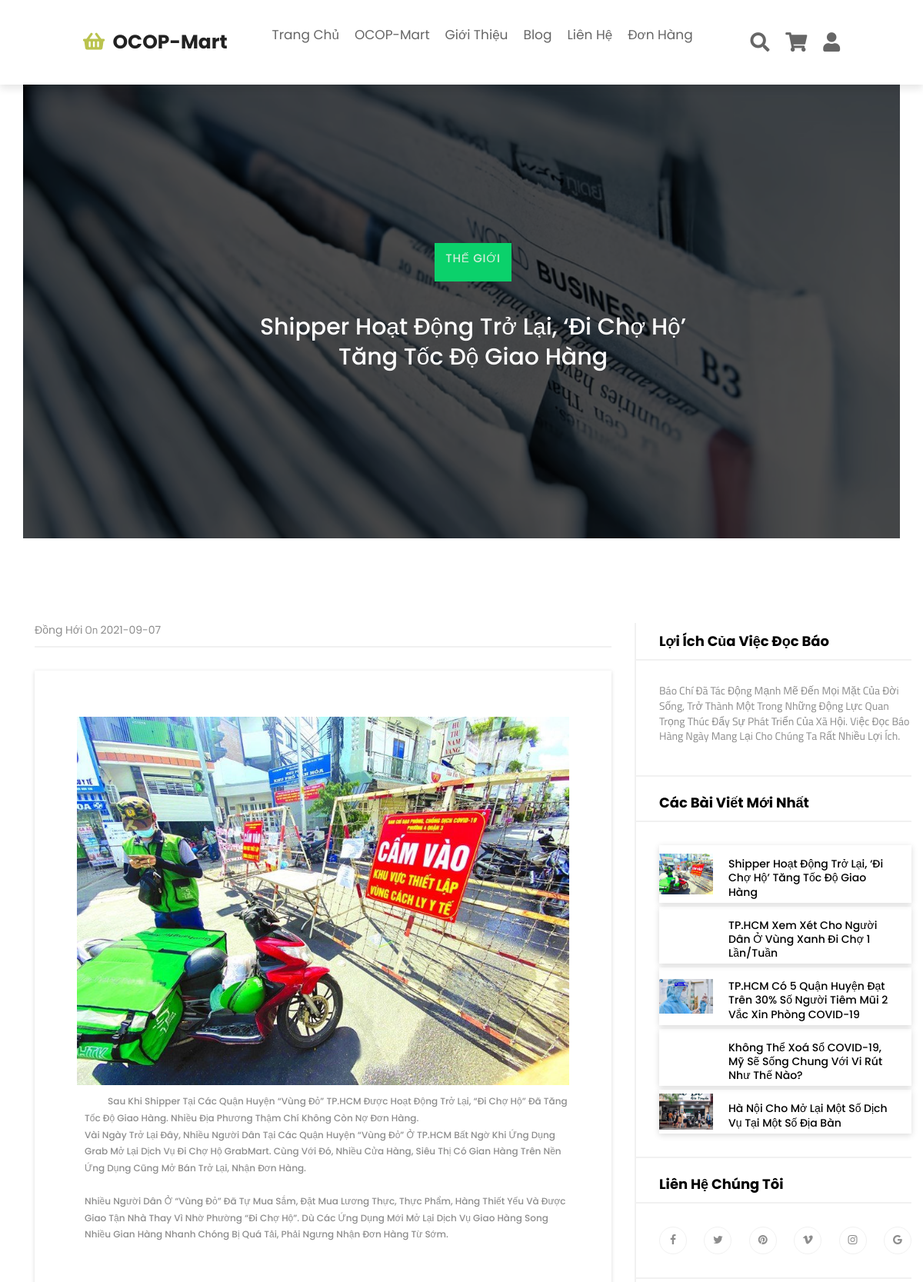
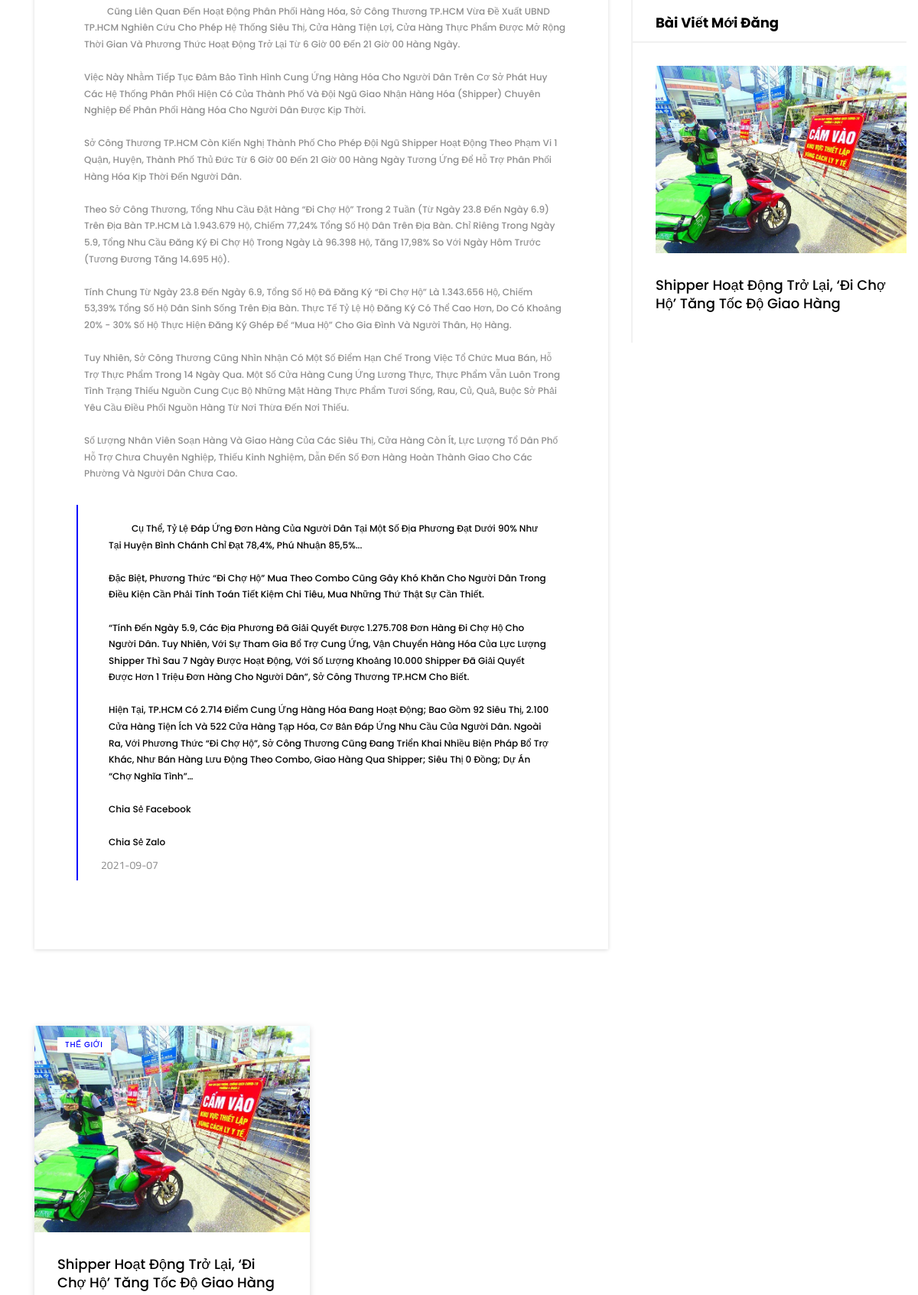
The page /detailblog/post/shipper-hoat-dong-tro-lai-di-cho-ho-tang-toc-do-giao-hang/25 (upper part) on the database its author committed (2 pictures, top to bottom).
### tables this page shows
CREATE TABLE IF NOT EXISTS `news` (
  `IdNew` int(11) NOT NULL AUTO_INCREMENT,
  `IdCateNews` int(11) NOT NULL,
  `Title` text NOT NULL,
  `Section1` text NOT NULL,
  `Section2` text NOT NULL,
  `Section3` text NOT NULL,
  `Date` date NOT NULL,
  `Location` varchar(200) NOT NULL,
  `ImgNew1` varchar(200) NOT NULL,
  `ImgNew2` varchar(200) NOT NULL,
  `specialNew` int(11) DEFAULT NULL,
  `slug` text,
  PRIMARY KEY (`IdNew`) USING BTREE,
  KEY `fk_cate_new` (`IdCateNews`)
);

CREATE TABLE IF NOT EXISTS `catenews` (
  `IdCateNews` int(11) NOT NULL AUTO_INCREMENT,
  `NameCateNews` varchar(120) NOT NULL,
  PRIMARY KEY (`IdCateNews`)
);

### mvc/core/Controller.php (called while the page is built, shortened)
<?php
class Controller{
    public function View($view,$data=[])
    {
        require_once "./mvc/views/UserView/ConstructView/".$view.".php";
    }
}
?>

### index.php (called while the page is built, shortened)
<?php
$app =new App();
?>

### mvc/core/DBProgressing.php (called while the page is built, shortened)
<?php
Class Database{
   public $host   = DB_HOST;
   public $user   = DB_USER;
   public $pass   = DB_PASS;
   public $dbname = DB_NAME;
   public $link;
 public function __construct(){
  mysqli_query($this->link,"set names 'utf8'");
 }
private function connectDB(){
   $this->link = new mysqli($this->host, $this->user, $this->pass,
    $this->dbname);
 }
public function select($query){
  $result = $this->link->query($query) or
   die($this->link->error.__LINE__);
  if($result->num_rows > 0){
    return $result;
  } else {
    return false;
  }
 }
}

### mvc/models/BlogModel.php (called while the page is built, shortened)
<?php
class blogModel{
    private $db;
    public function __construct()
    {
       $this->db=new Database();
    }
    public function GetNewPost()
    {
        $qr="SELECT * FROM `news` INNER JOIN catenews ON news.IdCateNews = catenews.IdCateNews ORDER BY news.IdNew DESC;";
        $result = $this->db->select($qr);
        if($result == false){
            return false;
          }
          else{
            return $result;
          }
    }
    public function GetRelativePostById($IdNew)
    {
      $qr="SELECT * FROM `news`INNER JOIN catenews ON news.IdCateNews = catenews.IdCateNews ORDER BY IdNew LIMIT 3 OFFSET ".($IdNew-1).";";
      $result = $this->db->select($qr);
      if($result == false){
          return false;
        }
        else{
          return $result;
        }
    }
}
?>

### mvc/views/UserView/enitiesView/detailblog.php (the view, shortened to what this page needs)
<link rel="stylesheet" href="./mvc/public/user/css/cssblog/style.css">
<div class="contain-detail-post">
    <div class="hero-area height-600 bg-img background-overlay" style="background-image: url(./mvc/public/ImgNew/bg-slide-new1.avif);">
        <div class="container h-100">
            <div class="row h-100 align-items-center justify-content-center">
                <div class="col-12 col-md-8 col-lg-6">
                    <div class="single-blog-title text-center">
                        <?php
                        if(isset($data['set_detail_post'])){
                            $set_detail_post = $data['set_detail_post'];
                            foreach($set_detail_post as $key => $value){
                                foreach($value as $k => $vl){
                                    echo ' <div class="post-cta"><a href="detailblog/post/'.$set_detail_post[$key]['slug'].'/'.$set_detail_post[$key]['IdNew'].'">'.$set_detail_post[$key]['NameCateNews'].'</a></div>
                                    <h3>'.$set_detail_post[$key]['Title'].'</h3>
                                </div>
                            </div>
                        </div>
                    </div>
                </div>
                <div class="main-content-wrapper section-padding-100">
                    <div class="container">
                        <div class="row justify-content-center">
                            <div class="col-12 col-lg-8">
                                <div class="single-blog-content mb-100">
                                    <div class="post-meta">
                                        <p><a href="#" class="post-author">'.$set_detail_post[$key]['Location'].'</a> on <a href="#" class="post-date">'.$set_detail_post[$key]['Date'].'</a></p>
                                    </div>
                                    <div class="post-content">
                                    <img src="./mvc/public/ImgNew/'.$set_detail_post[$key]['ImgNew1'].'" alt="">
                                        <h6 class="ds_section">'.$set_detail_post[$key]['Section1'].'</h6>
                                        <img src="./mvc/public/ImgNew/'.$set_detail_post[$key]['ImgNew2'].'" alt="">
                                        <h6 class="ds_section">'.$set_detail_post[$key]['Section2'].'</h6>
                                        <blockquote class="mb-30">
                                            <h6 class="ds_section">'.$set_detail_post[$key]['Section3'].'</h6>
                                            <div class="post-author">
                                                <p>'.$set_detail_post[$key]['Date'].'</p>
                                            </div>
                                        </blockquote>';
                                    break;
                                }}
                        }
                        ?>
                    </div>
                </div>
            </div>
            <div class="col-12 col-md-8 col-lg-4">
                <div class="post-sidebar-area wow fadeInUpBig" data-wow-delay="0.2s">
                    <div class="sidebar-widget-area">
                        <h5 class="title">Lợi ích của việc đọc báo</h5>
                        <div class="widget-content">
                            <p>Báo chí đã tác động mạnh mẽ đến mọi mặt của đời sống,
                                trở thành một trong những động lực quan trọng thúc đẩy sự phát triển của xã hội.
                                Việc đọc báo hàng ngày mang lại cho chúng ta rất nhiều lợi ích.</p>
                        </div>
                    </div>
                    <div class="sidebar-widget-area">
                        <h5 class="title">Các bài viết mới nhất</h5>
                        <div class="widget-content">
                            <?php
                                if(isset($data['set_new_blog'])){
                                    $set_new_blog= $data['set_new_blog'];
                                    $i=0;
                                    foreach($set_new_blog as $key => $value){
                                        foreach($value as $k => $vl){
                                            if($i <5){
                                                echo '<div class="single-blog-post post-style-2 d-flex align-items-center widget-post">
                                                <div class="post-thumbnail">
                                                    <img src="./mvc/public/ImgNew/'.$set_new_blog[$key]['ImgNew1'].'" alt="">
                                                </div>
                                                <div class="post-content">
                                                    <a href="detailblog/post/'.$set_new_blog[$key]['slug'].'/'.$set_new_blog[$key]['IdNew'].'" class="headline">
                                                        <h5 class="mb-0">'.$set_new_blog[$key]['Title'].'
                                                        </h5>
                                                    </a>
                                                </div>
                                            </div>';
                                            $i++;
                                            break;
                                            }
                                        }}
                                }else{
                                    echo 123;
                                }
                                ?>
                        </div>
                    </div>
                    <div class="sidebar-widget-area">
                        <h5 class="title">Liên hệ chúng tôi</h5>
                        <div class="widget-content">
                            <div class="social-area d-flex justify-content-between">
                                <a href="#"><i class="fa fa-facebook"></i></a>
                                <a href="#"><i class="fa fa-twitter"></i></a>
                                <a href="#"><i class="fa fa-pinterest"></i></a>
                                <a href="#"><i class="fa fa-vimeo"></i></a>
                                <a href="#"><i class="fa fa-instagram"></i></a>
                                <a href="#"><i class="fa fa-google"></i></a>
                            </div>
                        </div>
                    </div>
                    <div class="sidebar-widget-area">
                        <h5 class="title">Bài viết mới đăng</h5>
                        <div class="widget-content">
                            <?php
                                if(isset($data['set_lasted_blog'])){
                                    $set_lasted_blog = $data['set_lasted_blog'];
                                    foreach($set_lasted_blog as $key => $value){
                                        foreach($value as $k => $vl){
                                            echo '   <div class="single-blog-post todays-pick">
                                            <div class="post-thumbnail">
                                                <img src="./mvc/public/ImgNew/'.$set_lasted_blog[$key]['ImgNew1'].'" alt="">
                                            </div>
                                            <div class="post-content px-0 pb-0">
                                                <a href="detailblog/post/'.$set_lasted_blog[$key]['slug'].'/'.$set_lasted_blog[$key]['IdNew'].'" class="headline">
                                                    <h5>'.$set_lasted_blog[$key]['Title'].'</h5>
                                                </a>
                                            </div>
                                        </div>';
                                            break;
                                        }}
                                }
                                ?>
                        </div>
                    </div>
                </div>
            </div>
        </div>
        <div class="row">
            <?php
                if(isset($data['set_relavite_post'])){
                    $set_relavite_post = $data['set_relavite_post'];
                    foreach($set_relavite_post as $key => $value){
                        foreach($value as $k => $vl){
                            echo'  <div class="col-12 col-md-6 col-lg-4">
                            <div class="single-blog-post">
                                <div class="post-thumbnail">
                                    <img src="./mvc/public/ImgNew/'.$set_relavite_post[$key]['ImgNew1'].'" alt="">
                                    <div class="post-cta"><a href="#">'.$set_relavite_post[$key]['NameCateNews'].'</a></div>
                                </div>
                                <div class="post-content">
                                    <a href="detailblog/post/'.$set_relavite_post[$key]['slug'].'/'.$set_relavite_post[$key]['IdNew'].'" class="headline">
                                        <h5>'.$set_relavite_post[$key]['Title'].'</h5>
                                    </a>
                                    <p>'.$set_relavite_post[$key]['Section1'].'</p>
                                    <div class="post-meta">
                                        <p><a href="#" class="post-author">'.$set_relavite_post[$key]['Location'].'</a> on <a href="#" class="post-date">'.$set_relavite_post[$key]['Date'].'</a></p>
                                    </div>
                                </div>
                            </div>
                        </div>';
                            break;
                        }}
                }
                ?>
        </div>
    </div>
</div>
</div>

### mvc/public/user/css/style.css (style rules this page uses)
* { font-family: 'Poppins', sans-serif; margin: 0; padding: 0; -webkit-box-sizing: border-box; box-sizing: border-box; outline: none; border: none; text-decoration: none; text-transform: capitalize; -webkit-transition: .2s linear; transition: .2s linear; }
html { font-size: 62.5%; overflow-x: hidden; scroll-behavior: smooth; }
.title { display: -webkit-box; display: -ms-flexbox; display: flex; -webkit-box-align: center; -ms-flex-align: center; align-items: center; font-size: 2.5rem; margin-bottom: 3rem; padding: 1.2rem 0; border-bottom: 0.1rem solid rgba(0, 0, 0, 0.1); color: #222; }

### mvc/public/user/csshome/style2.css (style rules this page uses)
html, body { height: 100%; font-family: "Cairo", sans-serif; -webkit-font-smoothing: antialiased; font-smoothing: antialiased; }
h1, h2, h3, h4, h5, h6 { margin: 0; color: #111111; font-weight: 400; font-family: "Cairo", sans-serif; }
h3 { font-size: 30px; }
h5 { font-size: 18px; }
h6 { font-size: 16px; }
p { font-size: 16px; font-family: "Cairo", sans-serif; color: #6f6f6f; font-weight: 400; line-height: 26px; margin: 0 0 15px 0; }
img { max-width: 100%; }
@media only screen and (min-width: 1200px) { .container { max-width: 1170px; } }

### mvc/views/UserView/enitiesView/detailblog.php (style rules this page uses)
.contain-detail-post { width: 95%; min-height: 500px; margin: auto; margin-top: 100px; }
.ds_section { text-indent: 30px; overflow: unset; word-break: break-word; white-space: pre-line; margin-left: 10px; color: black; }

### rows shown on the page
news: IdCateNews.NameCateNews "THẾ GIỚI", Title "Shipper Hoạt Động Trở Lại, ‘đi Chợ Hộ’ Tăng Tốc Độ Giao Hàng", Location "Đồng Hới", Date "2021-09-07", ImgNew1 (picture), Section1 "Sau Khi Shipper Tại Các Quận Huyện “vùng Đỏ” TP.HCM Được Hoạt Động Trở Lại, “đi Chợ Hộ” Đã Tăng Tốc Độ Giao Hàng. Nhiều Địa Phương Thậm Chí Không Còn Nợ Đơn Hàng. Vài Ngày Trở Lại Đây, Nhiều Người Dân Tại Các Quận Huyện “vùng Đỏ” Ở TP.HCM Bất Ngờ Khi Ứng Dụng Grab Mở Lại Dịch Vụ Đi Chợ Hộ GrabMart. Cùng Với Đó, Nhiều Cửa Hàng, Siêu Thị Có Gian Hàng Trên Nền Ứng Dụng Cũng Mở Bán Trở Lại, Nhận Đơn Hàng. Nhiều Người Dân Ở “vùng Đỏ” Đã Tự Mua Sắm, Đặt Mua Lương Thực, Thực Phẩm, Hàng Thiết Yếu Và Được Giao Tận Nhà Thay Vì Nhờ Phường “đi Chợ Hộ”. Dù Các Ứng Dụng Mới Mở Lại Dịch Vụ Giao Hàng Song Nhiều Gian Hàng Nhanh Chóng Bị Quá Tải, Phải Ngưng Nhận Đơn Hàng Từ Sớm.", Section2 "Cũng Liên Quan Đến Hoạt Động Phân Phối Hàng Hóa, Sở Công Thương TP.HCM Vừa Đề Xuất UBND TP.HCM Nghiên Cứu Cho Phép Hệ Thống Siêu Thị, Cửa Hàng Tiện Lợi, Cửa Hàng Thực Phẩm Được Mở Rộng Thời Gian Và Phương Thức Hoạt Động Trở Lại Từ 6 Giờ 00 Đến 21 Giờ 00 Hàng Ngày. Việc Này Nhằm Tiếp Tục Đảm Bảo Tình Hình Cung Ứng Hàng Hóa Cho Người Dân Trên Cơ Sở Phát Huy Các Hệ Thống Phân Phối Hiện Có Của Thành Phố Và Đội Ngũ Giao Nhận Hàng Hóa (Shipper) Chuyên Nghiệp Để Phân Phối Hàng Hóa Cho Người Dân Được Kịp Thời. Sở Công Thương TP.HCM Còn Kiến Nghị Thành Phố Cho Phép Đội Ngũ Shipper Hoạt Động Theo Phạm Vi 1 Quận, Huyện, Thành Phố Thủ Đức Từ 6 Giờ 00 Đến 21 Giờ 00 Hàng Ngày Tương Ứng Để Hỗ Trợ Phân…", Section3 "Cụ Thể, Tỷ Lệ Đáp Ứng Đơn Hàng Của Người Dân Tại Một Số Địa Phương Đạt Dưới 90% Như Tại Huyện Bình Chánh Chỉ Đạt 78,4%, Phú Nhuận 85,5%... Đặc Biệt, Phương Thức “đi Chợ Hộ” Mua Theo Combo Cũng Gây Khó Khăn Cho Người Dân Trong Điều Kiện Cần Phải Tính Toán Tiết Kiệm Chi Tiêu, Mua Những Thứ Thật Sự Cần Thiết. “Tính Đến Ngày 5.9, Các Địa Phương Đã Giải Quyết Được 1.275.708 Đơn Hàng Đi Chợ Hộ Cho Người Dân. Tuy Nhiên, Với Sự Tham Gia Bổ Trợ Cung Ứng, Vận Chuyển Hàng Hóa Của Lực Lượng Shipper Thì Sau 7 Ngày Được Hoạt Động, Với Số Lượng Khoảng 10.000 Shipper Đã Giải Quyết Được Hơn 1 Triệu Đơn Hàng Cho Người Dân”, Sở Công Thương TP.HCM Cho Biết. Hiện Tại, TP.HCM Có 2.714 Điểm Cung Ứng Hàng Hóa Đang…"
news: Title "TP.HCM Xem Xét Cho Người Dân Ở Vùng Xanh Đi Chợ 1 Lần/Tuần"
news: ImgNew1 (picture), Title "TP.HCM Có 5 Quận Huyện Đạt Trên 30% Số Người Tiêm Mũi 2 Vắc Xin Phòng COVID-19"
news: Title "Không Thể Xoá Sổ COVID-19, Mỹ Sẽ Sống Chung Với Vi Rút Như Thế Nào?"
news: ImgNew1 (picture), Title "Hà Nội Cho Mở Lại Một Số Dịch Vụ Tại Một Số Địa Bàn"
